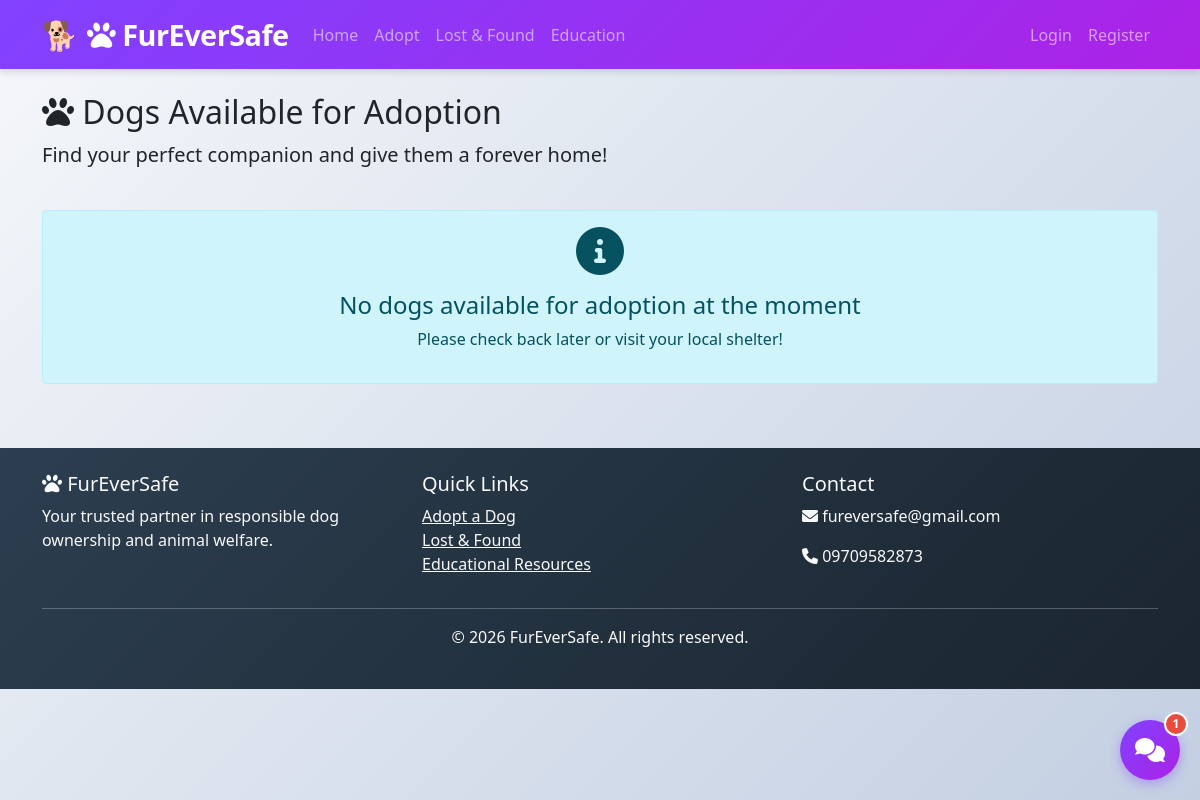
Page /adoptions on the earlier database version.
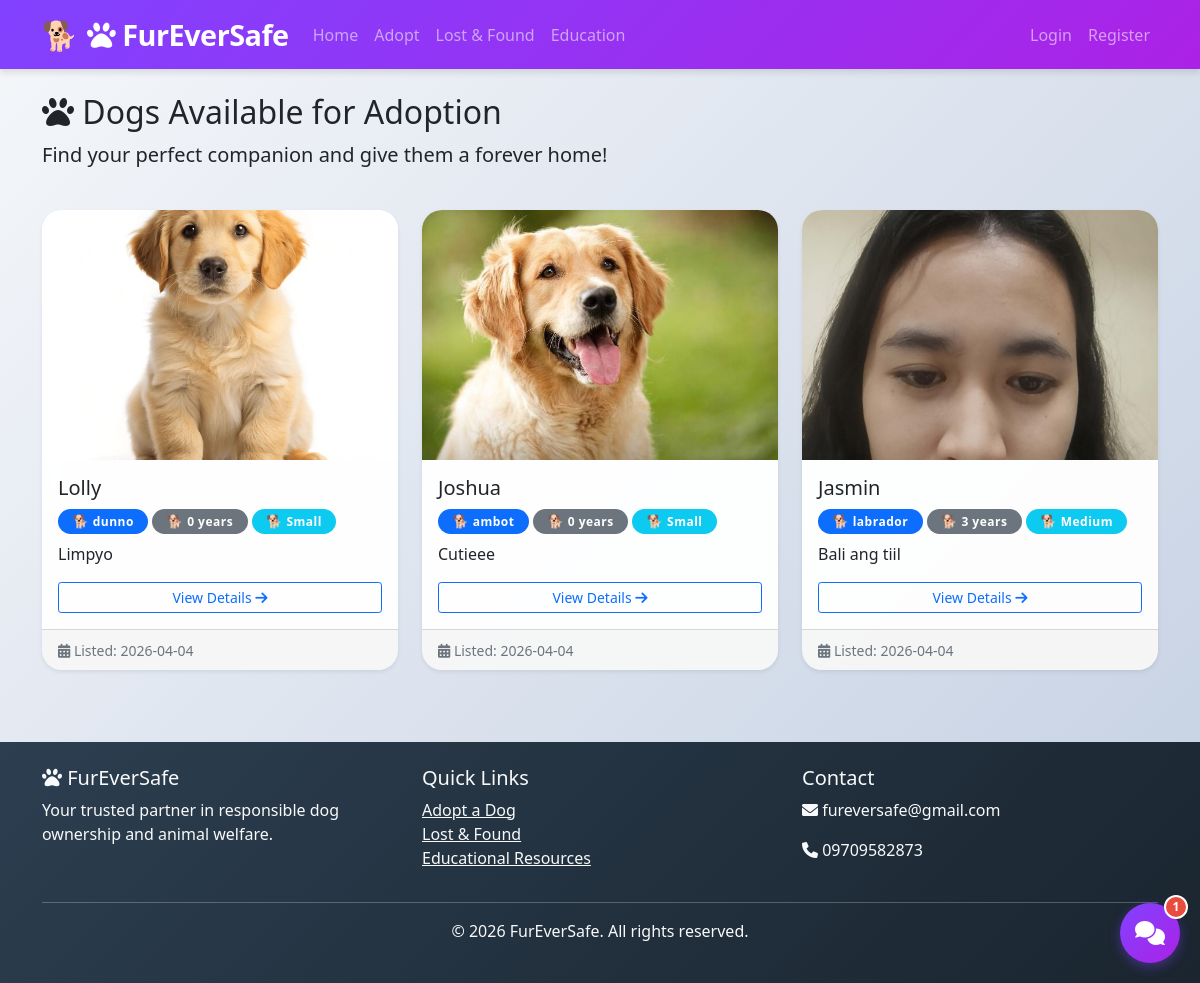
Same page on the later database version.
### models.py (models this page shows)
class AdoptionListing(db.Model):
    id = db.Column(db.Integer, primary_key=True)
    shelter_id = db.Column(db.Integer, db.ForeignKey('user.id'), nullable=False)
    dog_name = db.Column(db.String(100), nullable=False)
    breed = db.Column(db.String(100))
    age = db.Column(db.Integer)
    gender = db.Column(db.String(20))
    size = db.Column(db.String(50))
    description = db.Column(db.Text)
    photo = db.Column(db.String(200))
    status = db.Column(db.String(50), default='available')  # available, pending, adopted
    created_at = db.Column(db.DateTime, default=datetime.utcnow)
    applications = db.relationship('AdoptionApplication', backref='listing', lazy=True, cascade='all, delete-orphan')

### app.py (the view)
@app.route('/adoptions')
def adoption_listings():
    page = request.args.get('page', 1, type=int)
    listings = AdoptionListing.query.filter_by(status='available').order_by(AdoptionListing.created_at.desc()).paginate(page=page, per_page=12)
    return render_template('adoption/listings.html', listings=listings)

### templates/adoption/listings.html (shortened to what this page needs)
{% extends "base.html" %}
{% block content %}
<div class="container mt-4">
    <div class="row mb-4">
        <div class="col">
            <h2><i class="fas fa-paw"></i> Dogs Available for Adoption</h2>
            <p class="lead">Find your perfect companion and give them a forever home!</p>
        </div>
    </div>
    <div class="row">
        {% for listing in listings.items %}
        <div class="col-md-4 mb-4">
            <div class="card h-100 shadow-sm">
                {% if listing.photo %}
                <img src="{{ url_for('static', filename='uploads/' + listing.photo) }}"
                     class="card-img-top"
                     alt="{{ listing.dog_name }}"
                     style="height: 250px; object-fit: cover;">
                {% else %}
                <img src="https://via.placeholder.com/300x250?text=Dog+Photo"
                     class="card-img-top"
                     alt="No Photo"
                     style="height: 250px; object-fit: cover;">
                {% endif %}
                <div class="card-body">
                    <h5 class="card-title">{{ listing.dog_name }}</h5>
                    <div class="mb-2">
                        <span class="badge bg-primary">{{ listing.breed }}</span>
                        <span class="badge bg-secondary">{{ listing.age }} years</span>
                        <span class="badge bg-info">{{ listing.size|capitalize }}</span>
                    </div>
                    <p class="card-text">{{ listing.description[:150] }}{% if listing.description|length > 150 %}...{% endif %}</p>
                    <a href="{{ url_for('view_adoption_listing', listing_id=listing.id) }}" class="btn btn-outline-primary btn-sm w-100">
                        View Details <i class="fas fa-arrow-right"></i>
                    </a>
                </div>
                <div class="card-footer text-muted">
                    <small><i class="fas fa-calendar-alt"></i> Listed: {{ listing.created_at.strftime('%Y-%m-%d') }}</small>
                </div>
            </div>
        </div>
        {% else %}
        <div class="col">
            <div class="alert alert-info text-center">
                <i class="fas fa-info-circle fa-3x mb-3"></i>
                <h4>No dogs available for adoption at the moment</h4>
                <p>Please check back later or visit your local shelter!</p>
            </div>
        </div>
        {% endfor %}
    </div>
</div>
{% endblock %}

### templates/base.html (shortened to what this page needs)
<!DOCTYPE html>
<html lang="en">
<head>
    <link href="https://cdn.jsdelivr.net/npm/bootstrap@5.1.3/dist/css/bootstrap.min.css" rel="stylesheet">
    <link rel="stylesheet" href="https://cdnjs.cloudflare.com/ajax/libs/font-awesome/6.0.0/css/all.min.css">
    <link rel="stylesheet" href="{{ url_for('static', filename='css/style.css') }}">
    <link rel="stylesheet" href="{{ url_for('static', filename='css/chatbot.css') }}">
</head>
<body>
    <nav class="navbar navbar-expand-lg navbar-dark bg-primary">
        <div class="container">
            <a class="navbar-brand" href="{{ url_for('index') }}">
                <i class="fas fa-paw"></i> FurEverSafe
            </a>
            <div class="collapse navbar-collapse" id="navbarNav">
                <ul class="navbar-nav me-auto">
                    <li class="nav-item">
                        <a class="nav-link" href="{{ url_for('index') }}">Home</a>
                    </li>
                    <li class="nav-item">
                        <a class="nav-link" href="{{ url_for('adoption_listings') }}">Adopt</a>
                    </li>
                    <li class="nav-item">
                        <a class="nav-link" href="{{ url_for('lost_found_reports') }}">Lost & Found</a>
                    </li>
                    <li class="nav-item">
                        <a class="nav-link" href="{{ url_for('education_resources') }}">Education</a>
                    </li>
                </ul>
                <ul class="navbar-nav">
                    {% if current_user.is_authenticated %}
                    <li class="nav-item dropdown me-2">
                        <a class="nav-link position-relative" href="#" role="button" data-bs-toggle="dropdown" id="notificationBell">
                            <i class="fas fa-bell"></i>
                            <span id="notificationBadge" class="notification-badge" style="display: none;">0</span>
                        </a>
                        <div class="dropdown-menu dropdown-menu-end notification-dropdown" id="notificationDropdown">
                            <div class="dropdown-header d-flex justify-content-between align-items-center">
                                <strong>Notifications</strong>
                                <button class="btn btn-sm btn-link" onclick="markAllNotificationsRead()">Mark all read</button>
                            </div>
                            <div id="notificationList">
                                <div class="dropdown-item text-center text-muted">Loading...</div>
                            </div>
                            <div class="dropdown-divider"></div>
                        </div>
                    </li>
                    <li class="nav-item dropdown">
                        <a class="nav-link dropdown-toggle" href="#" id="userDropdown" role="button" data-bs-toggle="dropdown">
                            <i class="fas fa-user"></i> {{ current_user.username }}
                        </a>
                        <ul class="dropdown-menu dropdown-menu-end">
                            <li><a class="dropdown-item" href="{{ url_for('dashboard') }}">Dashboard</a></li>
                            {% if current_user.user_type == 'owner' %}
                            <li><a class="dropdown-item" href="{{ url_for('create_dog') }}">Add New Dog</a></li>
                            {% endif %}
                            {% if current_user.user_type == 'shelter' %}
                            <li><a class="dropdown-item" href="{{ url_for('create_adoption_listing') }}">Create Adoption Listing</a></li>
                            <li><a class="dropdown-item" href="{{ url_for('approval_dashboard') }}">Approval Dashboard</a></li>
                            {% endif %}
                            <li><a class="dropdown-item" href="{{ url_for('notifications') }}">Notifications</a></li>
                            <li><hr class="dropdown-divider"></li>
                            <li><a class="dropdown-item" href="{{ url_for('logout') }}">Logout</a></li>
                        </ul>
                    </li>
                    {% else %}
                    <li class="nav-item">
                        <a class="nav-link" href="{{ url_for('login') }}">Login</a>
                    </li>
                    <li class="nav-item">
                        <a class="nav-link" href="{{ url_for('register') }}">Register</a>
                    </li>
                    {% endif %}
                </ul>
            </div>
        </div>
    </nav>
    <main>
        {% block content %}{% endblock %}
    </main>
    <footer class="bg-dark text-light mt-5 py-4">
        <div class="container">
            <div class="row">
                <div class="col-md-4">
                    <h5><i class="fas fa-paw"></i> FurEverSafe</h5>
                    <p>Your trusted partner in responsible dog ownership and animal welfare.</p>
                </div>
                <div class="col-md-4">
                    <h5>Quick Links</h5>
                    <ul class="list-unstyled">
                        <li><a href="{{ url_for('adoption_listings') }}" class="text-light">Adopt a Dog</a></li>
                        <li><a href="{{ url_for('lost_found_reports') }}" class="text-light">Lost & Found</a></li>
                        <li><a href="{{ url_for('education_resources') }}" class="text-light">Educational Resources</a></li>
                    </ul>
                </div>
                <div class="col-md-4">
                    <h5>Contact</h5>
                    <p><i class="fas fa-envelope"></i> fureversafe@gmail.com</p>
                    <p><i class="fas fa-phone"></i> 09709582873</p>
                </div>
            </div>
            <hr>
            <div class="text-center">
                <p>&copy; 2026 FurEverSafe. All rights reserved.</p>
            </div>
        </div>
    </footer>
    {% include 'chatbot_widget.html' %}
</body>
</html>

### templates/chatbot_widget.html (shortened to what this page needs)
<div id="chatbot-container" class="chatbot-container">
    <div id="chatbot-toggle" class="chatbot-toggle" title="Chat with FurEverSafe Assistant">
        <i class="fas fa-comments"></i>
        <span class="chatbot-badge" id="chatbot-badge">1</span>
    </div>
</div>

### static/css/style.css (style rules this page uses)
:root { --primary-color: #8142ff; --primary-dark: #ab22e6; --primary-light: #FFB366; --secondary-color: #4A90E2; --success-color: #2ECC71; --danger-color: #E74C3C; --warning-color: #F39C12; --info-color: #3498DB; --dark-color: #2C3E50; --light-color: #ECF0F1; --gray-color: #95A5A6; --shadow-sm: 0 2px 4px rgba(0,0,0,0.1); --shadow-md: 0 4px 6px rgba(0,0,0,0.1); --shadow-lg: 0 10px 15px rgba(0,0,0,0.1); --shadow-xl: 0 20px 25px -5px rgba(0,0,0,0.1); }
* { margin: 0; padding: 0; box-sizing: border-box; }
body { font-family: 'Poppins', 'Segoe UI', Tahoma, Geneva, Verdana, sans-serif; background: linear-gradient(135deg, #f5f7fa 0%, #c3cfe2 100%); min-height: 100vh; display: flex; flex-direction: column; position: relative; }
.card { background: rgba(255, 255, 255, 0.95); backdrop-filter: blur(10px); border: none; border-radius: 20px; transition: all 0.3s cubic-bezier(0.4, 0, 0.2, 1); box-shadow: var(--shadow-sm); overflow: hidden; position: relative; }
.badge { padding: 0.5em 1.2em; font-size: 0.75rem; font-weight: 600; border-radius: 50px; letter-spacing: 0.5px; transition: all 0.3s ease; }
.badge::before { content: '🐕 '; font-size: 0.8rem; }
.navbar { background: linear-gradient(135deg, var(--primary-color), var(--primary-dark)) !important; box-shadow: var(--shadow-md); position: relative; z-index: 1000; }
.navbar-brand { font-size: 1.8rem; font-weight: 800; letter-spacing: -0.5px; position: relative; padding-left: 45px; }
.navbar-brand::before { content: '🐕'; position: absolute; left: 0; top: 50%; transform: translateY(-50%); font-size: 1.8rem; }
footer { margin-top: auto; background: linear-gradient(135deg, var(--dark-color), #1a252f); position: relative; overflow: hidden; }
footer::before { content: ''; position: absolute; bottom: 0; left: 0; right: 0; height: 100px; background: url('https://cdn.pixabay.com/photo/2013/07/13/12/07/dog-159379_640.png'); background-repeat: repeat-x; background-size: contain; opacity: 0.05; pointer-events: none; }
html { scroll-behavior: smooth; }

### static/css/chatbot.css (style rules this page uses)
.chatbot-container { position: fixed; bottom: 20px; right: 20px; font-family: 'Poppins', 'Segoe UI', sans-serif; z-index: 9999; }
.chatbot-toggle { width: 60px; height: 60px; border-radius: 50%; background: linear-gradient(135deg, #8142ff 0%, #ab22e6 100%); color: white; border: none; cursor: pointer; display: flex; align-items: center; justify-content: center; font-size: 24px; box-shadow: 0 4px 12px rgba(129, 66, 255, 0.4); transition: all 0.3s ease; position: relative; animation: chatbot-pulse 2s ease-in-out infinite; }
.chatbot-badge { position: absolute; top: -8px; right: -8px; background: #E74C3C; color: white; border-radius: 50%; width: 24px; height: 24px; display: flex; align-items: center; justify-content: center; font-size: 12px; font-weight: bold; border: 2px solid white; animation: chatbot-bounce 0.5s ease-out; }

Differences in the rows shown:
added AdoptionListing: photo (picture), dog_name "Lolly", breed "dunno", age "0", size "Small", description "Limpyo", created_at "2026-04-04"
added AdoptionListing: photo (picture), dog_name "Joshua", breed "ambot", age "0", size "Small", description "Cutieee", created_at "2026-04-04"
added AdoptionListing: photo (picture), dog_name "Jasmin", breed "labrador", age "3", size "Medium", description "Bali ang tiil", created_at "2026-04-04"
Other differences:
text no longer shown: "No dogs available for adoption at the moment Please check back later or visit your local shelter!"
